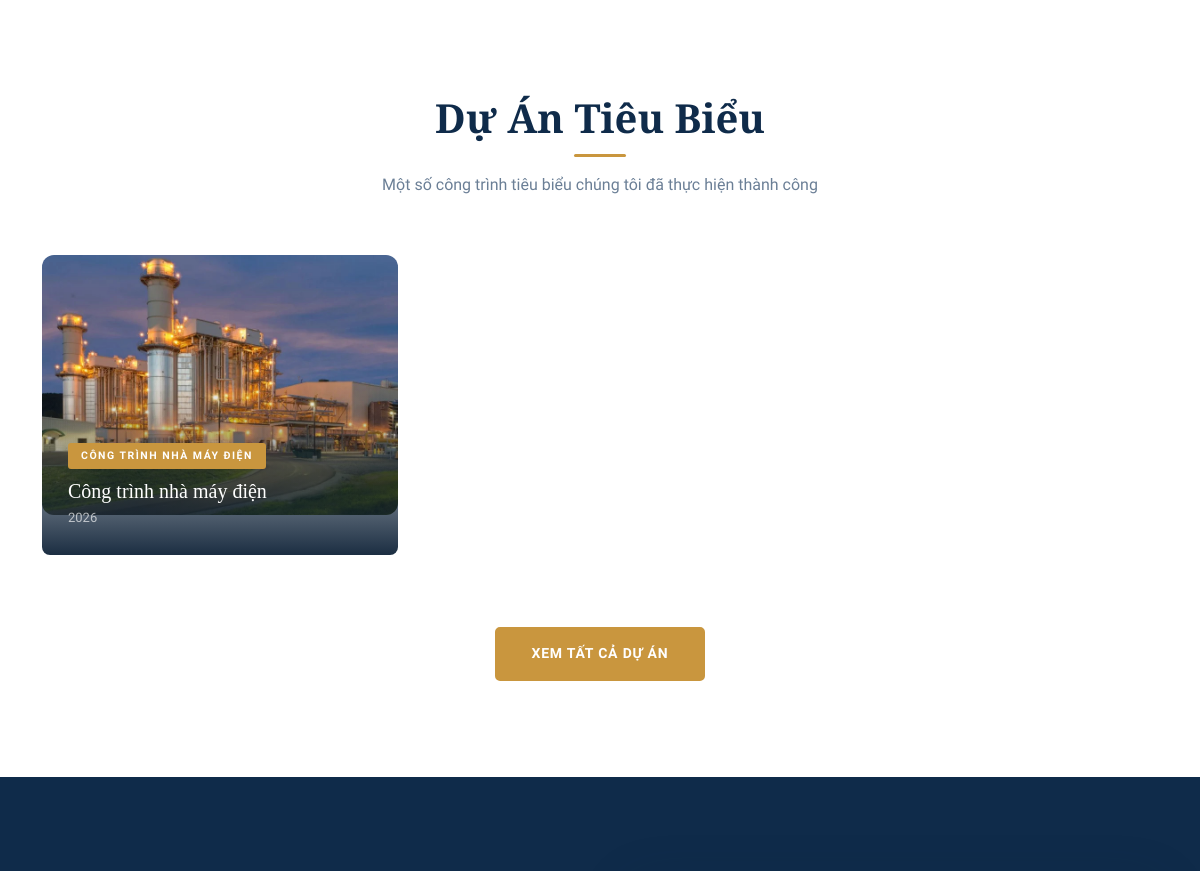
Before: / (middle part) with the older database file.
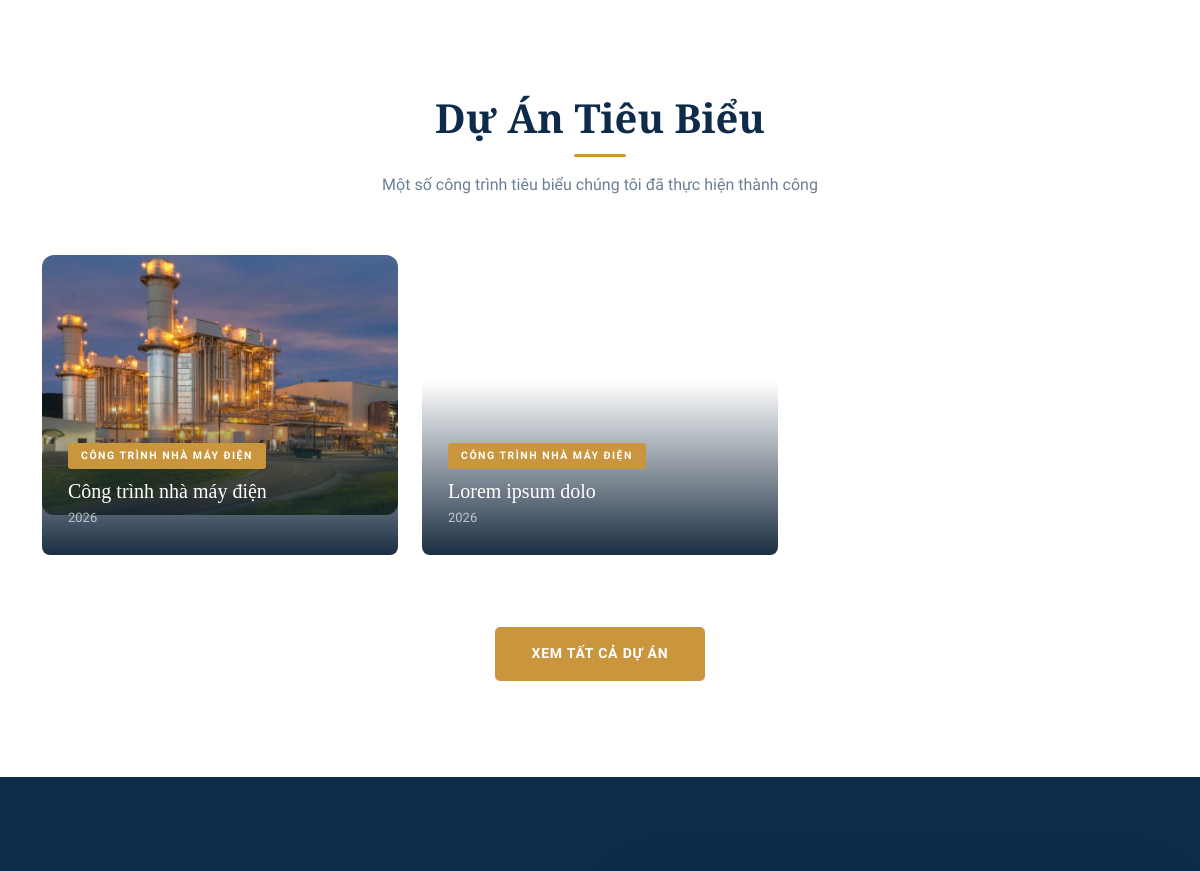
After: the same page with the newer database file.
### home/models.py (models this page shows, shortened)
class Project(models.Model):
    name = models.CharField(max_length=200)
    description = models.TextField()
    image = models.ImageField(upload_to="projects/")
    created_at = models.DateTimeField(auto_now_add=True)
    category = models.ForeignKey(
        ProjectCategory,
        on_delete=models.PROTECT,
        related_name="projects",
    )
    is_featured = models.BooleanField(default=False)

class ProjectCategory(models.Model):
    name = models.CharField(max_length=100, unique=True)
    slug = models.SlugField(blank=True, null=True, unique=True)
    is_hidden = models.BooleanField(default=False)

### home/views.py (the view)
# urls.py: path("", views.home, name="home"),
def home(request):
    hero = HeroSection.objects.filter(is_active=True).first()
    projects = Project.objects.filter(is_featured=True)
    partners = Partner.objects.filter(is_active=True).order_by("order", "created_at")
    services = (
        Service.objects.filter(is_active=True, service_type__is_active=True)
        .select_related("service_type")
        .order_by(
            "service_type__order",
            "service_type__created_at",
            "order",
            "created_at",
        )
    )
    why_section = HomeWhyChooseSection.objects.first()
    why_items = HomeWhyChooseItem.objects.filter(is_active=True).order_by(
        "order", "created_at"
    )
    return render(
        request,
        "home/home.html",
        {
            "projects": projects,
            "services": services,
            "why_section": why_section,
            "why_items": why_items,
            "hero": hero,
            "partners": partners,
        },
    )

### home/context_processors.py (called while the page is built)
def site_contact(request):
    contact = (
        ContactInfo.objects.filter(is_active=True)
        .order_by("order", "created_at")
        .first()
    )
    unread_notifications_count = 0
    recent_notifications = []
    if request.user.is_authenticated:
        unread_notifications_count = Notification.objects.filter(
            user=request.user,
            is_read=False,
        ).count()
        recent_notifications = Notification.objects.filter(user=request.user)[:5]
    consultations_unfinished = Consultation.objects.exclude(status="done").count()
    return {
        "site_contact": contact,
        "unread_notifications_count": unread_notifications_count,
        "recent_notifications": recent_notifications,
        "consultations_unfinished": consultations_unfinished,
    }

### templates/home/home.html (shortened to what this page needs)
{% extends 'base.html' %} {% load static %} {% block content %}
<section class="featured-projects">
  <div class="container">
    <div class="section-title text-center wow zoomIn">
      <h2>Dự Án Tiêu Biểu</h2>
      <p>Một số công trình tiêu biểu chúng tôi đã thực hiện thành công</p>
    </div>
    <div class="row">
      {% for project in projects %}
      <div class="col-lg-4 col-md-6 mb-4">
        <div class="project-card wow fadeInUp">
          <div
            class="project-thumb"
            style="background-image: url('{{ project.image.url }}');"
          ></div>
          <div class="project-overlay">
            <span class="tag">{{ project.category.name }}</span>
            <h4>{{ project.name }}</h4>
            <p>{{ project.created_at|date:"Y" }}</p>
          </div>
        </div>
      </div>
      {% empty %}
      <div class="col-12 text-center text-muted">
        Chưa có dự án nổi bật nào.
      </div>
      {% endfor %}
    </div>
    <div class="text-center mt-4">
      <a href="{% url 'project' %}" class="btn-primary-custom">
        Xem Tất Cả Dự Án
      </a>
    </div>
  </div>
</section>
<section class="why-us">
</section>
{% endblock %}

Changed rows visible on the page:
added Project: category.name "CÔNG TRÌNH NHÀ MÁY ĐIỆN", name "Lorem ipsum dolo", created_at "2026"
